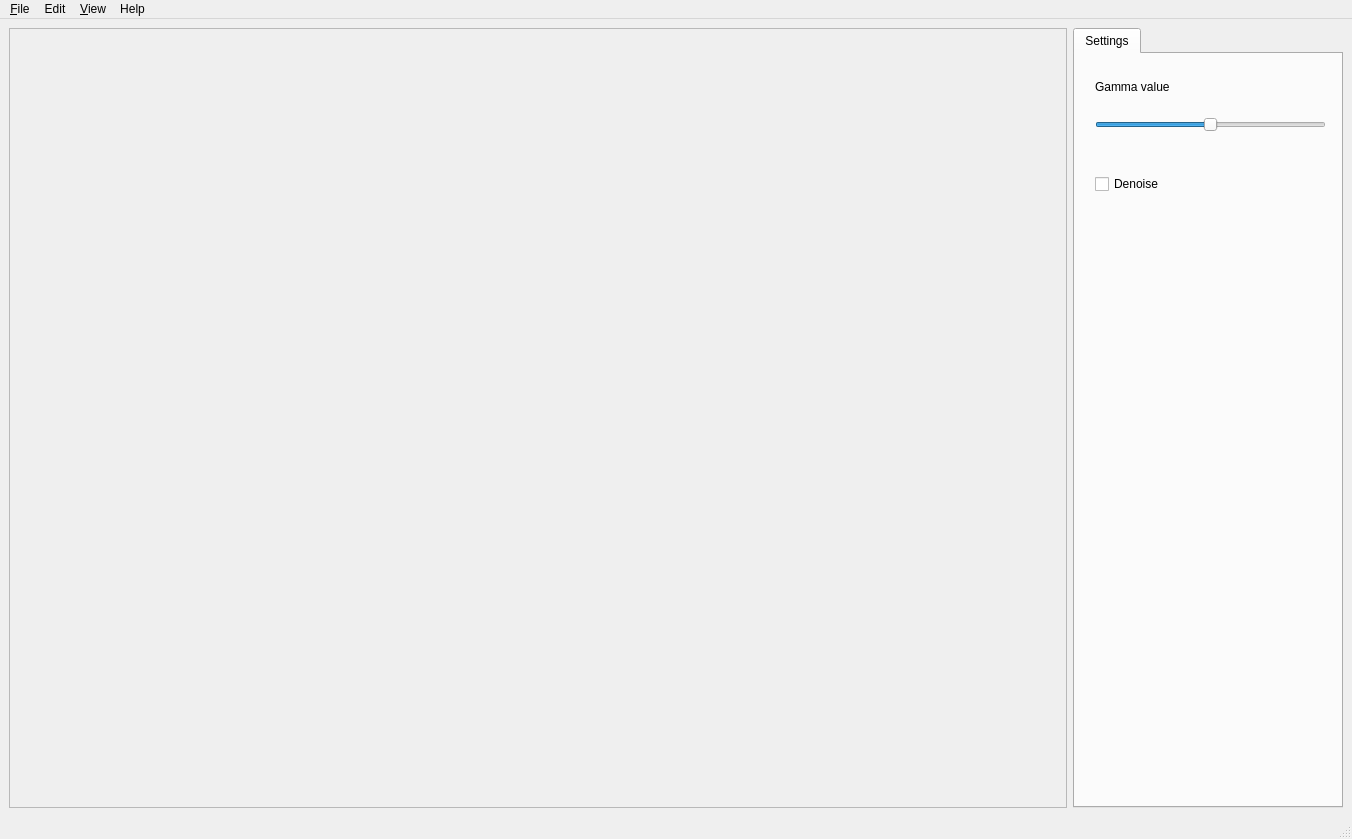
<?xml version="1.0" encoding="UTF-8"?>
<ui version="4.0">
 <class>MainWindow</class>
 <widget class="QMainWindow" name="MainWindow">
  <property name="geometry">
   <rect>
    <x>0</x>
    <y>0</y>
    <width>1352</width>
    <height>839</height>
   </rect>
  </property>
  <property name="windowTitle">
   <string>Okapi Renderer (Alpha 1.0.9)</string>
  </property>
  <property name="windowIcon">
   <iconset resource="okapi.ui.qrc">
    <normaloff>:/okapi.ui.ico</normaloff>:/okapi.ui.ico</iconset>
  </property>
  <widget class="QWidget" name="centralwidget">
   <layout class="QHBoxLayout" name="horizontalLayout">
    <item>
     <widget class="QScrollArea" name="scrollArea">
      <property name="widgetResizable">
       <bool>true</bool>
      </property>
      <widget class="QWidget" name="scrollAreaWidgetContents">
       <property name="geometry">
        <rect>
         <x>0</x>
         <y>0</y>
         <width>1056</width>
         <height>776</height>
        </rect>
       </property>
      </widget>
     </widget>
    </item>
    <item>
     <widget class="QTabWidget" name="tabWidget">
      <property name="sizePolicy">
       <sizepolicy hsizetype="Fixed" vsizetype="Expanding">
        <horstretch>0</horstretch>
        <verstretch>0</verstretch>
       </sizepolicy>
      </property>
      <property name="minimumSize">
       <size>
        <width>270</width>
        <height>0</height>
       </size>
      </property>
      <property name="currentIndex">
       <number>0</number>
      </property>
      <widget class="QWidget" name="tab">
       <attribute name="title">
        <string>Settings</string>
       </attribute>
       <widget class="QSlider" name="horizontalSliderExposureValue">
        <property name="geometry">
         <rect>
          <x>20</x>
          <y>60</y>
          <width>231</width>
          <height>22</height>
         </rect>
        </property>
        <property name="maximum">
         <number>100</number>
        </property>
        <property name="value">
         <number>50</number>
        </property>
        <property name="orientation">
         <enum>Qt::Horizontal</enum>
        </property>
       </widget>
       <widget class="QLabel" name="label">
        <property name="geometry">
         <rect>
          <x>20</x>
          <y>23</y>
          <width>141</width>
          <height>20</height>
         </rect>
        </property>
        <property name="text">
         <string>Gamma value</string>
        </property>
       </widget>
       <widget class="QCheckBox" name="checkBoxDenoise">
        <property name="geometry">
         <rect>
          <x>20</x>
          <y>120</y>
          <width>76</width>
          <height>20</height>
         </rect>
        </property>
        <property name="text">
         <string>Denoise</string>
        </property>
       </widget>
      </widget>
     </widget>
    </item>
   </layout>
  </widget>
  <widget class="QMenuBar" name="menubar">
   <property name="geometry">
    <rect>
     <x>0</x>
     <y>0</y>
     <width>1352</width>
     <height>22</height>
    </rect>
   </property>
   <widget class="QMenu" name="menu_File">
    <property name="title">
     <string>&amp;File</string>
    </property>
    <widget class="QMenu" name="menuExport">
     <property name="title">
      <string>Export</string>
     </property>
     <addaction name="actionOpenEXR_exr"/>
     <addaction name="actionExportPFM"/>
     <addaction name="actionExportPNG"/>
     <addaction name="actionPortable_Pixel_Map"/>
     <addaction name="actionJPEG"/>
     <addaction name="actionExportWebP"/>
    </widget>
    <addaction name="menuExport"/>
    <addaction name="actionSettings"/>
    <addaction name="actionExit"/>
   </widget>
   <widget class="QMenu" name="menuHelp">
    <property name="title">
     <string>Help</string>
    </property>
    <addaction name="actionAbout"/>
   </widget>
   <widget class="QMenu" name="menu_View">
    <property name="title">
     <string>&amp;View</string>
    </property>
    <addaction name="actionFit_render_output_to_window"/>
   </widget>
   <widget class="QMenu" name="menuEdit">
    <property name="title">
     <string>Edit</string>
    </property>
    <addaction name="actionCopy"/>
   </widget>
   <addaction name="menu_File"/>
   <addaction name="menuEdit"/>
   <addaction name="menu_View"/>
   <addaction name="menuHelp"/>
  </widget>
  <widget class="QStatusBar" name="statusbar"/>
  <action name="actionExit">
   <property name="text">
    <string>Exit</string>
   </property>
  </action>
  <action name="actionAbout">
   <property name="text">
    <string>About</string>
   </property>
  </action>
  <action name="actionExportPFM">
   <property name="text">
    <string>Portable FloatMap Image Format (.pfm)</string>
   </property>
  </action>
  <action name="actionExportPNG">
   <property name="text">
    <string>Portable Network Graphics (.png)</string>
   </property>
  </action>
  <action name="actionFit_render_output_to_window">
   <property name="text">
    <string>Fit render output to window</string>
   </property>
  </action>
  <action name="actionCopy">
   <property name="text">
    <string>Copy</string>
   </property>
  </action>
  <action name="actionOpenEXR_exr">
   <property name="text">
    <string>OpenEXR (.exr)</string>
   </property>
  </action>
  <action name="actionPortable_Pixel_Map">
   <property name="text">
    <string>Portable Pixel Map (.ppm)</string>
   </property>
  </action>
  <action name="actionJPEG">
   <property name="text">
    <string>JPEG (.jpg)</string>
   </property>
  </action>
  <action name="actionExportWebP">
   <property name="text">
    <string>WebP (.webp)</string>
   </property>
  </action>
  <action name="actionSettings">
   <property name="text">
    <string>Settings</string>
   </property>
  </action>
 </widget>
 <resources>
  <include location="okapi.ui.qrc"/>
 </resources>
 <connections/>
</ui>
